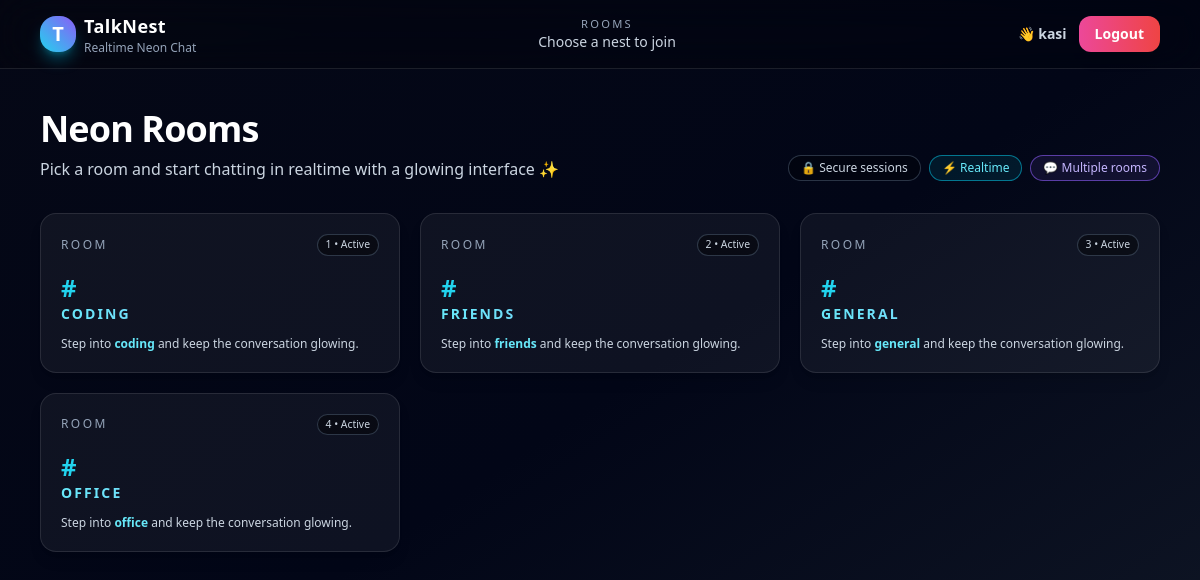
The app's page /rooms/ (signed in), older data.
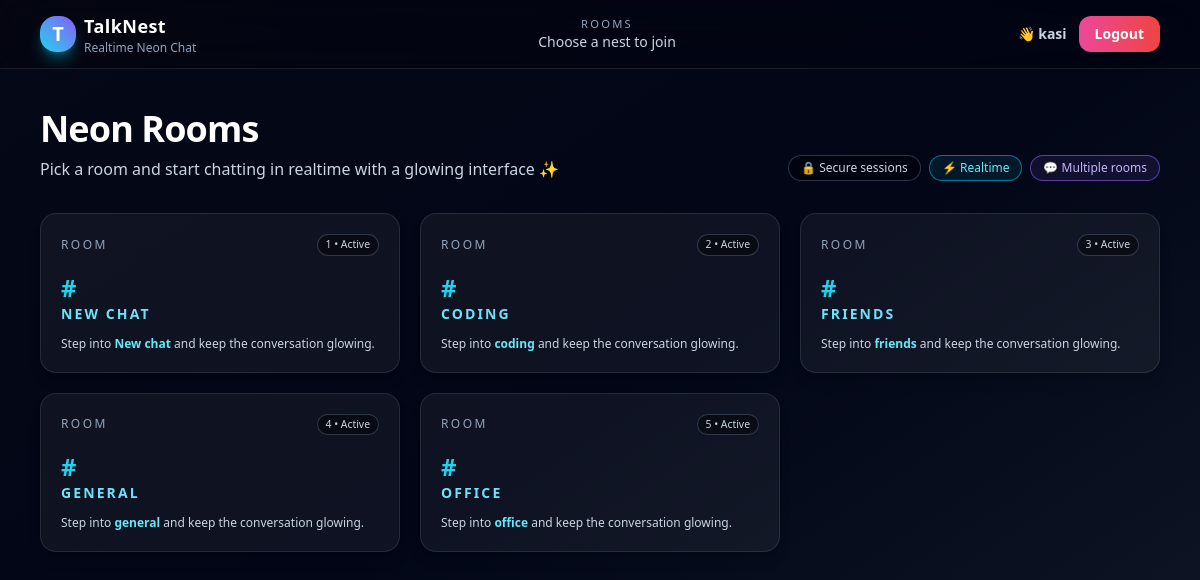
The same page, newer data.
### chat/models.py (models this page shows, shortened)
class ChatRoom(models.Model):
    name = models.CharField(max_length=255, unique=True)

### chat/views.py (the view)
# urls.py: path("rooms/", views.room_list, name="room_list"),
@login_required
def room_list(request):
    rooms = ChatRoom.objects.all().order_by("name")
    return render(request, "chat/room_list.html", {"rooms": rooms})

### templates/chat/room_list.html (shortened to what the changed rows need)
<!DOCTYPE html>
<html lang="en">
<head>
    <script src="https://cdn.tailwindcss.com"></script>
</head>
<body class="min-h-screen bg-gradient-to-br from-[#050816] via-[#020617] to-[#111827] text-white">
    <main class="max-w-6xl mx-auto px-4 py-10">
        <div class="flex flex-col md:flex-row md:items-end md:justify-between gap-4 mb-8">
            <div>
                <h1 class="text-3xl md:text-4xl font-extrabold tracking-tight mb-2">
                    Neon Rooms
                </h1>
            </div>
        </div>
        {% if rooms %}
            <section class="grid gap-5 sm:grid-cols-2 lg:grid-cols-3">
                {% for room in rooms %}
                    <a href="{% url 'room' room.name %}"
                       class="group relative overflow-hidden rounded-2xl bg-white/5 border border-white/10 hover:border-cyan-400/80 hover:bg-white/[0.06] transition shadow-lg hover:shadow-cyan-500/30">
                        <div class="relative p-5 flex flex-col gap-3">
                            <div class="flex items-center justify-between gap-2 mb-1">
                                <span class="text-xs uppercase tracking-[0.2em] text-slate-400">
                                    ROOM
                                </span>
                                <span class="text-[0.65rem] px-2 py-0.5 rounded-full bg-black/40 border border-slate-600/60 text-slate-300">
                                    {{ forloop.counter|add:"0" }} • Active
                                </span>
                            </div>
                            <h2 class="text-2xl font-extrabold tracking-wide">
                                <span class="text-cyan-400">#</span>
                                <span class="bg-gradient-to-r from-cyan-300 via-sky-300 to-violet-300 bg-clip-text text-transparent uppercase tracking-[0.15em] text-sm block">
                                </span>
                            </h2>
                            <p class="text-xs text-slate-300">
                                Step into <span class="font-semibold text-cyan-300">{{ room.name }}</span> and keep the conversation glowing.
                            </p>
                        </div>
                    </a>
                {% endfor %}
            </section>
        {% else %}
            <p class="text-center text-slate-300 mt-10">
                No rooms yet. Add some rooms from the admin panel.
            </p>
        {% endif %}
    </main>
</body>
</html>

Row changes from the older to the newer data that the page shows:
added ChatRoom: name "New chat"
